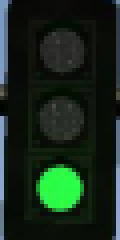
#> input picture ros/src/tl_detector/dataset/sim/notred/notred202.png, 30 x 60 px (shown 4 times larger); its folder holds 4 pictures in this run
$ python test_pipeline.py
#> lines starting #> are read from the running program, lines starting #| are printed output that depends on the picture
### ros/src/tl_detector/light_classification/helper_functions.py
#import matplotlib.image as mpimg
import numpy as np
import cv2
from skimage.feature import hog


# [7 lines left out: function convert_color, not called in this run]


# Define a function to return HOG features and visualization
def get_hog_features(img, orient, pix_per_cell, cell_per_block,
                        vis=False, feature_vec=True):
    # Call with two outputs if vis==True
    if vis == True:
        features, hog_image = hog(img, orientations=orient,
                                  pixels_per_cell=(pix_per_cell, pix_per_cell),
                                  cells_per_block=(cell_per_block, cell_per_block),
                                  transform_sqrt=True,
                                  visualise=vis, feature_vector=feature_vec)
        return features, hog_image
    # Otherwise call with one output
    else:
        features = hog(img, orientations=orient,
                       pixels_per_cell=(pix_per_cell, pix_per_cell),
                       cells_per_block=(cell_per_block, cell_per_block),
                       transform_sqrt=True,
                       visualise=vis, feature_vector=feature_vec)
        return features


# Define a function to compute binned color features
def bin_spatial(img, size=(32, 32)):
    # Use cv2.resize().ravel() to create the feature vector
    features = cv2.resize(img, size).ravel()
    # Return the feature vector
    return features


# Define a function to compute color histogram features
# NEED TO CHANGE bins_range if reading .png files with mpimg!
def color_hist(img, nbins=32, bins_range=(0, 256)):
    # Compute the histogram of the color channels separately
    channel1_hist = np.histogram(img[:,:,0], bins=nbins, range=bins_range)
    channel2_hist = np.histogram(img[:,:,1], bins=nbins, range=bins_range)
    channel3_hist = np.histogram(img[:,:,2], bins=nbins, range=bins_range)
    # Concatenate the histograms into a single feature vector
    hist_features = np.concatenate((channel1_hist[0], channel2_hist[0], channel3_hist[0]))
    # Return the feature vector (optionally individual histograms, bin_centers)
    return hist_features


# Define a function to extract features from a list of images
# Have this function call bin_spatial() and color_hist()
def extract_features(imgs, color_space='RGB', spatial_size=(32, 32),
                        hist_bins=32, orient=9,
                        pix_per_cell=8, cell_per_block=2, hog_channel=0,
                        spatial_feat=True, hist_feat=True, hog_feat=True):
    # Create a list to append feature vectors to
    features = []
    # Iterate through the list of images
    for file in imgs:
        file_features = []
        # Read in each PNG using cv2.imread scaling them from 0 to 255
        # TODO: choose matplolib if data set is JPG choose cv2 if PNG
        image = cv2.imread(file)
        # image = mpimg.imread(file)
        # apply color conversion if other than 'RGB'
        if color_space != 'RGB':
            if color_space == 'HSV':
                feature_image = cv2.cvtColor(image, cv2.COLOR_RGB2HSV)
            elif color_space == 'LUV':
                feature_image = cv2.cvtColor(image, cv2.COLOR_RGB2LUV)
            elif color_space == 'HLS':
                feature_image = cv2.cvtColor(image, cv2.COLOR_RGB2HLS)
            elif color_space == 'YUV':
                feature_image = cv2.cvtColor(image, cv2.COLOR_RGB2YUV)
            elif color_space == 'YCrCb':
                feature_image = cv2.cvtColor(image, cv2.COLOR_RGB2YCrCb)
        else: feature_image = np.copy(image)

        if spatial_feat == True:
            spatial_features = bin_spatial(feature_image, size=spatial_size)
            file_features.append(spatial_features)
        if hist_feat == True:
            # Apply color_hist()
            hist_features = color_hist(feature_image, nbins=hist_bins)
            file_features.append(hist_features)
        if hog_feat == True:
        # Call get_hog_features() with vis=False, feature_vec=True
            if hog_channel == 'ALL':
                hog_features = []
                for channel in range(feature_image.shape[2]):
                    hog_features.append(get_hog_features(feature_image[:,:,channel],
                                        orient, pix_per_cell, cell_per_block,
                                        vis=False, feature_vec=True))
                hog_features = np.ravel(hog_features)
            else:
                hog_features = get_hog_features(feature_image[:,:,hog_channel], orient,
                            pix_per_cell, cell_per_block, vis=False, feature_vec=True)
            # Append the new feature vector to the features list
            file_features.append(hog_features)
        features.append(np.concatenate(file_features))
    # Return list of feature vectors
    return features


# Define a function you will pass an image
# and the list of windows to be searched (output of slide_windows())
# [71 lines left out: functions search_windows, single_img_features, not called in this run]

### ros/src/tl_detector/test_pipeline.py
import glob
# [6 lines of commented-out code are left out]
from sklearn.preprocessing import StandardScaler
from sklearn.svm import LinearSVC
#from sklearn.cross_validation import train_test_split  # for sklearn > 0.17 use sklearn.model_selection instead
from sklearn.model_selection import train_test_split
from helper_functions import *
import time

# IMPORT TRAFFIC LIGHT DATASET
redlights = []
nonredlights = []
# Read in redlight samples
images_red = glob.glob("dataset/sim/red/*.png")
for image in images_red:
    redlights.append(image)
# Read in non-redlight samples
images_notred = glob.glob("dataset/sim/notred/*.png")
for image in images_notred:
    nonredlights.append(image)
print("dataset imported... extracting features and start training... ")


# SET PARAMETERS FOR FEATURE EXTRACTION
### TODO: Tweak these parameters for optimization and visualization.
color_space = 'RGB'  # Can be RGB, HSV, LUV, HLS, YUV, YCrCb
orient = 9  # HOG orientations, usually between 6 and 12
pix_per_cell = 14  # HOG pixels per cell
cell_per_block = 2  # HOG cells per block
hog_channel = 1  # Can be 0, 1, 2, or "ALL"
spatial_size = (32, 32)  # Spatial binning dimensions
hist_bins = 196  # Number of histogram bins
spatial_feat = True  # Spatial features on or off
hist_feat = True  # Histogram features on or off
hog_feat = True  # HOG features on or off

y_start_stop = [400, 700]  # Min and max in y to search in slide_window()
x_start_stop = [380, 1280]  # Min and max in x to search in slide_window()
xy_window = (80, 80)  # size of sliding windows
xy_overlap = (0.55, 0.55)  # overlap fraction of sliding windows
line_color = (0, 255, 102)  # i.e. turquoise : (0, 255, 102), pink: (253, 43, 255)
line_color_2 = (147, 164, 158)  # i.e. light gray: (147, 164, 158), light cyan: (127, 222, 187)
line_thickness = 3  # lines of bounding boxes marking detected vehicles
heat_thresh = 0.75  # threshold for heatmap filter process

# Extract features using above defined parameters
redlights_features = extract_features(redlights, color_space=color_space,
                                spatial_size=spatial_size, hist_bins=hist_bins,
                                orient=orient, pix_per_cell=pix_per_cell,
                                cell_per_block=cell_per_block,
                                hog_channel=hog_channel, spatial_feat=spatial_feat,
                                hist_feat=hist_feat, hog_feat=hog_feat)
nonredlights_features = extract_features(nonredlights, color_space=color_space,
                                   spatial_size=spatial_size, hist_bins=hist_bins,
                                   orient=orient, pix_per_cell=pix_per_cell,
                                   cell_per_block=cell_per_block,
                                   hog_channel=hog_channel, spatial_feat=spatial_feat,
                                   hist_feat=hist_feat, hog_feat=hog_feat)
#> call 2 of extract_features, with color_space = 'RGB', spatial_size = (32, 32), hist_bins = 196, orient = 9, pix_per_cell = 14, cell_per_block = 2, hog_channel = 1, spatial_feat = True
#> in extract_features, image is the input picture: shape (60, 30, 3); mean B, G, R 26.9, 40.2, 23
#> in bin_spatial, `features = cv2.resize(img, size).ravel()`: features = 3072 values, max 254 at index 2362, min 0 at index 1346, mean 29.95
#> in extract_features (call 2), `spatial_features = bin_spatial(feature_image, size=spatial_size)`: spatial_features has the same summary as features in bin_spatial
#> in color_hist, `hist_features = np.concatenate((channel1_hist[0], channel2_hist[0], ch..`: hist_features = 588 values, max 425 at index 398, min 0 at index 44, mean 9.18
#> in get_hog_features, `features = hog(img, orientations=orient, pixels_per_cell=(pix_per_cell..`: features = 108 values, max 0.337 at index 0, min 0.0178 at index 6, mean 0.147
#> in get_hog_features, `features = hog(img, orientations=orient, pixels_per_cell=(pix_per_cell..`:
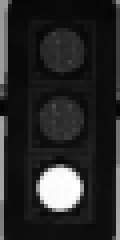
#> img: shape (60, 30) (shown 4 times larger); min 3, max 255, mean 40.2
#> in extract_features (call 2), `hog_features = get_hog_features(feature_image[:,:,hog_channel], orient..`: hog_features has the same summary as features in get_hog_features
#> pass 2 of the loop in extract_features, `for file in imgs:`:
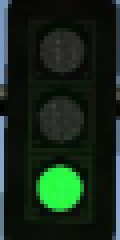
#> input picture ros/src/tl_detector/dataset/sim/notred/notred203.png, 30 x 60 px (shown 4 times larger)
#> in extract_features, image is the input picture: shape (60, 30, 3); mean B, G, R 26.7, 40.2, 22.9
#> spatial_features = 3072 values, max 254 at index 2353, min 0 at index 1344, mean 29.82
#> in extract_features (call 2), `hist_features = color_hist(feature_image, nbins=hist_bins)`: hist_features = 588 values, max 430 at index 398, min 0 at index 41, mean 9.18
#> in get_hog_features (call 2), `features = hog(img, orientations=orient, pixels_per_cell=(pix_per_cell..`: features = 108 values, max 0.341 at index 0, min 0.0101 at index 74, mean 0.147
#> in get_hog_features (call 2), `features = hog(img, orientations=orient, pixels_per_cell=(pix_per_cell..`:
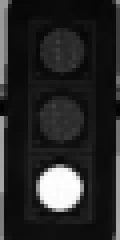
#> img: shape (60, 30) (shown 4 times larger); min 2, max 255, mean 40.2
#> hog_features has the same summary as features in get_hog_features
#> pass 3 of the loop in extract_features, `for file in imgs:`:
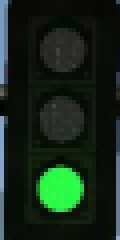
#> input picture ros/src/tl_detector/dataset/sim/notred/notred204.png, 30 x 60 px (shown 4 times larger)
#> in extract_features, image is the input picture: shape (60, 30, 3); mean B, G, R 25, 39.1, 21.7
#> spatial_features = 3072 values, max 254 at index 2263, min 0 at index 1344, mean 28.46
#> in extract_features (call 2), `hist_features = color_hist(feature_image, nbins=hist_bins)`: hist_features = 588 values, max 396 at index 398, min 0 at index 37, mean 9.18
#> in get_hog_features (call 3), `features = hog(img, orientations=orient, pixels_per_cell=(pix_per_cell..`: features = 108 values, max 0.323 at index 0, min 0.0183 at index 11, mean 0.144
#> in get_hog_features (call 3), `features = hog(img, orientations=orient, pixels_per_cell=(pix_per_cell..`:
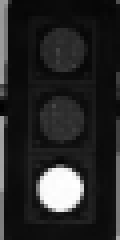
#> img: shape (60, 30) (shown 4 times larger); min 2, max 255, mean 39.1
#> hog_features has the same summary as features in get_hog_features
#> the loop made 4 passes; the first 3 are shown


# PREPARE DATASETS FOR TRAINING
#> (the run stopped early here; a loop or call above may not have finished)
